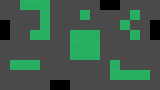

Rendered tile map (Tiled .tmx) drawn with the repository's tilesets; below, a short description and the full map source, tile grids included:
An orthogonal 16x9 tile map with 10x10 px tiles, 1 tile layer (Слой тайлов 1) and 15 objects.

<map version="1.2" tiledversion="1.3.0" orientation="orthogonal" renderorder="right-down" compressionlevel="-1" width="16" height="9" tilewidth="10" tileheight="10" infinite="0" nextlayerid="3" nextobjectid="18">
 <tileset firstgid="1" source="Tiles.tsx" />
 <layer id="1" name="Слой тайлов 1" width="16" height="9">
  <data encoding="csv">
653,653,119,119,119,653,653,653,653,653,0,0,653,653,653,653,
653,653,653,653,119,653,653,653,119,653,653,653,653,119,653,653,
0,653,653,653,119,653,653,653,653,653,653,653,119,653,653,0,
0,653,653,119,119,653,653,119,119,119,653,653,653,119,653,0,
653,653,653,653,653,653,653,119,119,119,653,653,653,653,653,653,
653,653,653,653,653,653,653,119,119,119,653,653,653,653,653,653,
653,119,119,119,653,653,653,653,653,653,653,119,653,653,653,653,
653,653,653,653,653,653,653,653,653,653,653,119,119,119,119,653,
653,653,653,653,653,0,0,653,653,653,653,653,653,653,653,653
</data>
 </layer>
 <objectgroup id="2" name="Слой объектов 1">
  <object id="1" x="19.7767" y="0" width="29.6651" height="9.56938" />
  <object id="2" x="39.5534" y="9.2504" width="9.88836" height="20.5742" />
  <object id="3" x="29.9841" y="30.1435" width="20.0957" height="9.72887" />
  <object id="4" x="10.0478" y="60.1276" width="29.8246" height="9.72887" />
  <object id="5" x="70.0159" y="29.8246" width="30.303" height="30.4625" />
  <object id="7" x="79.9043" y="9.88836" width="10.2073" height="10.0478" />
  <object id="8" x="129.665" y="9.40989" width="10.5263" height="10.3668" />
  <object id="9" x="119.617" y="19.7767" width="10.5263" height="9.88836" />
  <object id="11" x="130.144" y="29.9841" width="9.88836" height="9.88836" />
  <object id="12" x="110.048" y="59.8086" width="9.72887" height="10.0478" />
  <object id="13" x="109.888" y="69.8565" width="40.0319" height="9.88836" />
  <object id="14" x="0" y="19.6172">
   <polyline points="0,0 0,-19.9362 100.159,-19.9362" />
  </object>
  <object id="15" x="119.777" y="-0.318979">
   <polyline points="0,0 40.5104,0.15949 40.3509,19.9362" />
  </object>
  <object id="16" x="159.809" y="39.8724">
   <polyline points="0,0 0.318979,49.9203 -89.9522,49.9203" />
  </object>
  <object id="17" x="49.9203" y="89.6332">
   <polyline points="0,0 -50.0797,0.318979 -49.9203,-49.9203" />
  </object>
 </objectgroup>
</map>